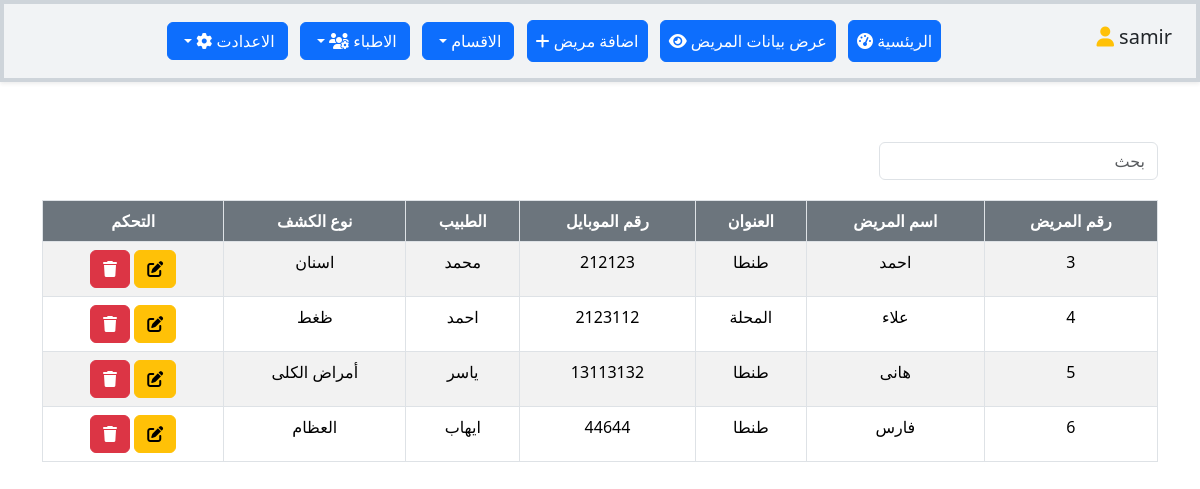
Page /view.php (signed in) on the committed database.
### tables this page shows
CREATE TABLE `patients` (
  `id` int(11) NOT NULL,
  `name` varchar(255) NOT NULL,
  `address` varchar(255) NOT NULL,
  `phone` int(11) NOT NULL,
  `doctor` int(11) NOT NULL,
  `type` int(11) NOT NULL
);

CREATE TABLE `doctors` (
  `id` int(11) NOT NULL,
  `name` varchar(255) NOT NULL,
  `type_do` varchar(255) NOT NULL,
  `phone` int(11) NOT NULL,
  `price` int(11) NOT NULL
);

CREATE TABLE `type` (
  `id` int(11) NOT NULL,
  `name` varchar(255) NOT NULL
);

### view.php (the view, shortened to what this page needs)
<?php
include("header.php");
include("fun/coon.php");
$select="SELECT * FROM patients ";
$result= $coon -> query ($select);
?>
<!DOCTYPE html>
<html lang="en">
<head>
    <link rel="stylesheet" href="https://cdnjs.cloudflare.com/ajax/libs/font-awesome/6.6.0/css/all.min.css" />
</head>
<body>
<div class="container">
<input type="text"  id="searchInput"  placeholder="بحث " class=" form-control w-25 shadow-none search">
<table class="table  text-center  table-striped table-bordered" id="dataTable" >
  <thead >
    <tr >
      <th class=" bg-secondary text-white">رقم المريض</th>
      <th class=" bg-secondary text-white">اسم المريض</th>
      <th class=" bg-secondary text-white">العنوان</th>
      <th class=" bg-secondary text-white" >رقم الموبايل </th>
      <th class=" bg-secondary text-white" >الطبيب</th>
      <th  class=" bg-secondary text-white">نوع الكشف</th>
      <th  class=" bg-secondary text-white">التحكم</th>
    </tr>
  </thead>
  <tbody  id="myTable">
    <tr>
 <?php
    while ($row= $result -> fetch_assoc()) {
?>
      <td ><?= $row['id']?></td>
      <td><?= $row['name']?></td>
      <td><?= $row['address']?></td>
      <td><?= $row['phone']?></td>
      <td><?php $doctor_id= $row['doctor'];
      $select_id="SELECT * FROM doctors WHERE id='$doctor_id'";
      $result_id= $coon ->query($select_id);
      $doctor= $result_id -> fetch_assoc();
      echo $doctor['name'];
      ?></td>
      <td><?php $type_id= $row['type'];
      $type_id="SELECT * FROM type WHERE id='$type_id'";
      $result_id= $coon -> query($type_id);
      $type= $result_id -> fetch_assoc();
      echo $type['name'];
      ?></td>
      <td>
      <a href="edit.php?id=<?=$row['id']?>" class=" btn btn-warning"> <i class="fa-solid fa-pen-to-square"></i > </a>
      <a href="fun/delete.php?id=<?=$row['id']?>" class=" btn btn-danger "><i class="fa-solid fa-trash "></i></a>
      </td>
    </tr>
    <?php
}
?>
  </tbody>
</table>
</div>
</body>
</html>

### css/main.css (style rules this page uses)
body { direction: rtl; height: 100%; }
.table { margin-top: 80px; }
.search { position: relative; top: 60px; }

### rows in the picture
patients: id "3", name "احمد", address "طنطا", phone "212123", doctors.name "محمد", type.name "اسنان"
patients: id "4", name "علاء", address "المحلة", phone "2123112", doctors.name "احمد", type.name "ظغط"
patients: id "5", name "هانى", address "طنطا", phone "13113132", doctors.name "ياسر", type.name "أمراض الكلى"
patients: id "6", name "فارس", address "طنطا", phone "44644", doctors.name "ايهاب", type.name "العظام"

### other values in the picture
$_SESSION['login'] "samir"
